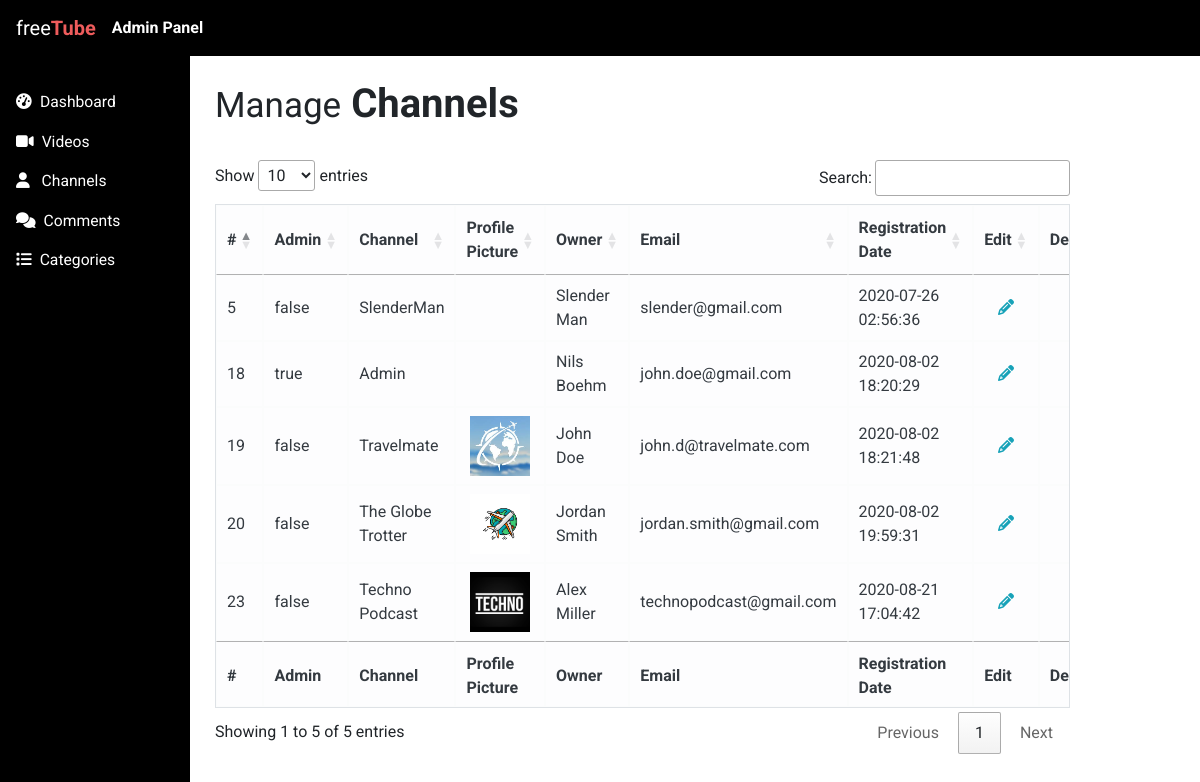
/admin/channels (signed in), run on the app's committed database.
### tables this page shows
CREATE TABLE `channels` (
  `channel_id` int(11) NOT NULL,
  `channel_is_admin` varchar(10) NOT NULL DEFAULT 'false',
  `channel_name` varchar(255) NOT NULL,
  `channel_img` varchar(255) NOT NULL DEFAULT 'assets/images/channels/profile_default.png',
  `channel_owner` varchar(255) NOT NULL,
  `channel_email` varchar(255) NOT NULL,
  `channel_password` varchar(255) NOT NULL,
  `channel_reg_date` datetime NOT NULL DEFAULT CURRENT_TIMESTAMP
);

### app/controllers/Admin.php (called while the page is built, shortened)
<?php
class Admin extends Controller {
  public function __construct() {
    $this->channelModel = $this->model('Channel');
  }
  public function channels() {
    $channels = $this->channelModel->getAllChannels();
    $data = [
      'channels' => $channels
    ];
    $this->view('admin/channels', $data);
  }
}
?>

### app/libraries/Core.php (called while the page is built, shortened)
<?php
class CORE {
  protected $currentMethod = 'index';
  public function __construct() {
    $url = $this->getUrl();
    if ($url !== NULL && file_exists('../app/controllers/' . ucwords($url[0]) . '.php')) {
      unset($url[0]);
    } elseif ($url !== NULL && !file_exists('../app/controllers/' . ucwords($url[0]) . '.php')) {
      $this->currentController = 'Errors';
      $this->currentMethod = 'page_not_found';
    }
    $this->currentController = new $this->currentController;
    if(isset($url[1])) {
      if(method_exists($this->currentController, $url[1])) {
        $this->currentMethod = $url[1];
        unset($url[1]);
      }
    }
    $this->params = $url ? array_values($url) : [];
    call_user_func_array([$this->currentController, $this->currentMethod], $this->params);
  }
  private function getUrl() {
    if(isset($_GET['url'])) {
      $url = rtrim($_GET['url'], '/');
      $url = explode('/', $url);
      return $url;
    }
  }
}
?>

### public/index.php (called while the page is built, shortened)
<?php
$init = new Core;
?>

### app/libraries/Database.php (called while the page is built, shortened)
<?php
class Database extends DatabaseConfig {
    private $dbh;
    private $stmt;
    public function __construct() {
        $dsn = 'mysql:host=' . $this->host . ';dbname=' . $this->db;
        $options = [
            PDO::ATTR_PERSISTENT => true,
            PDO::ATTR_ERRMODE => PDO::ERRMODE_EXCEPTION
        ];
        try {
            $this->dbh = new PDO($dsn,$this->user, $this->pw, $options);
        } catch(PDOException $ex) {
            $this->error = $ex->getMessage();
            echo $this->error;
        }
    }
    public function query($query) {
        $this->stmt = $this->dbh->prepare($query);
    }
    public function execute(){
        return $this->stmt->execute();
    }
    public function resultSet(){
        $this->execute();
        return $this->stmt->fetchAll(PDO::FETCH_ASSOC);
    }
}
?>

### app/models/channel.php (called while the page is built, shortened)
<?php
class Channel {
  private $db;
  public function __construct() {
    $this->db = new Database;
  }
  public function getAllChannels() {
    $this->db->query(
    'SELECT *
    FROM channels');
    return $this->db->resultSet();
  }
}
?>

### app/views/admin/channels.php (the view, shortened to what this page needs)
<?php
require APPROOT . '/views/includes/admin_header.php';
?>
<div class="page-wrapper">
  <div class="container-fluid">
    <div class="row channel-table-row">
      <div class="col-lg-12 mb-3">
        <h1 class="page-header pb-4">
          <small>Manage</small>
          Channels
        </h1>
        <form action="<?php echo URLROOT;?>/admin/edit_channel" method="post">
          <table id="channel-table" class="table-md table-light table-bordered table-responsive table-hover text-dark" cellspacing="0" width="100%">
            <thead class="">
              <tr>
                <th>#</th>
                <th>Admin</th>
                <th>Channel</th>
                <th>Profile Picture</th>
                <th>Owner</th>
                <th>Email</th>
                <th>Registration Date</th>
                <th>Edit</th>
                <th>Delete</th>
              </tr>
            </thead>
            <tbody>
              <?php foreach ($data['channels'] as $key => $channel) : ?>
              <tr>
                <td><?php echo $channel['channel_id'];?></td>
                <td>
                  <div class="channel-table-content" data-index="<?php echo $channel['channel_id']; ?>">
                    <?php echo $channel['channel_is_admin'];?>
                  </div>
                </td>
                <td>
                  <div class="channel-table-content" data-index="<?php echo $channel['channel_id']; ?>">
                    <?php echo $channel['channel_name'];?>
                  </div>
                </td>
                <td>
                  <div class="channel-table-content justify-content-center" data-index="<?php echo $channel['channel_id']; ?>">
                    <div class="d-flex justify-content-center">
                      <img src="<?php echo URLROOT;?>/<?php echo $channel['channel_img'];?>" alt="" srcset="">
                    </div>
                  </div>
                </td>
                <td>
                  <div class="channel-table-content" data-index="<?php echo $channel['channel_id']; ?>">
                    <?php echo $channel['channel_owner'];?>
                  </div>
                </td>
                <td>
                  <div class="channel-table-content" data-index="<?php echo $channel['channel_id']; ?>">
                    <?php echo $channel['channel_email'];?>
                  </div>
                </td>
                <td>
                  <?php echo $channel['channel_reg_date'];?>
                </td>
                <td class="text-center">
                  <button type="button" onclick="openChannelEdit(this)" class="open-channel-edit bg-transparent border-0 text-info" data-index="<?php echo $channel['channel_id']; ?>"><i class="fa fa-pencil" aria-hidden="true"></i></button>
                </td>
                <td class="text-center">
                </td>
              </tr>
              <?php endforeach; ?>
            </tbody>
            <tfoot class="">
              <tr>
                <th>#</th>
                <th>Admin</th>
                <th>Channel</th>
                <th>Profile Picture</th>
                <th>Owner</th>
                <th>Email</th>
                <th>Registration Date</th>
                <th>Edit</th>
                <th>Delete</th>
              </tr>
            </tfoot>
          </table>
        </form>
      </div>
    </div>
  </div>
</div>
<?php
require APPROOT . '/views/includes/admin_footer.php';
?>

### public/css/main.css (style rules this page uses)
body { font-family: 'Roboto', sans-serif; }
h1, h2, h3, h4, h5 { font-weight: bold; }

### public/css/second.css (style rules this page uses)
body { margin-top: 80px; }
@media (min-width: 1000px) { .page-wrapper { width: 100%; padding-left: 200px; } }
@media (min-width: 1200px) { .channel-table-row { margin-right: 100px; } }
table img { margin: 0 auto; width: 60px; height: auto; object-fit: contain; }

### data on the page
channels: channel_id "5", channel_is_admin "false", channel_name "SlenderMan", channel_owner "Slender Man", channel_email "slender@gmail.com", channel_reg_date "2020-07-26 02:56:36"
channels: channel_id "18", channel_is_admin "true", channel_name "Admin", channel_owner "Nils Boehm", channel_email "john.doe@gmail.com", channel_reg_date "2020-08-02 18:20:29"
channels: channel_id "19", channel_is_admin "false", channel_name "Travelmate", channel_img (picture), channel_owner "John Doe", channel_email "john.d@travelmate.com", channel_reg_date "2020-08-02 18:21:48"
channels: channel_id "20", channel_is_admin "false", channel_name "The Globe Trotter", channel_img (picture), channel_owner "Jordan Smith", channel_email "jordan.smith@gmail.com", channel_reg_date "2020-08-02 19:59:31"
channels: channel_id "23", channel_is_admin "false", channel_name "Techno Podcast", channel_img (picture), channel_owner "Alex Miller", channel_email "technopodcast@gmail.com", channel_reg_date "2020-08-21 17:04:42"
